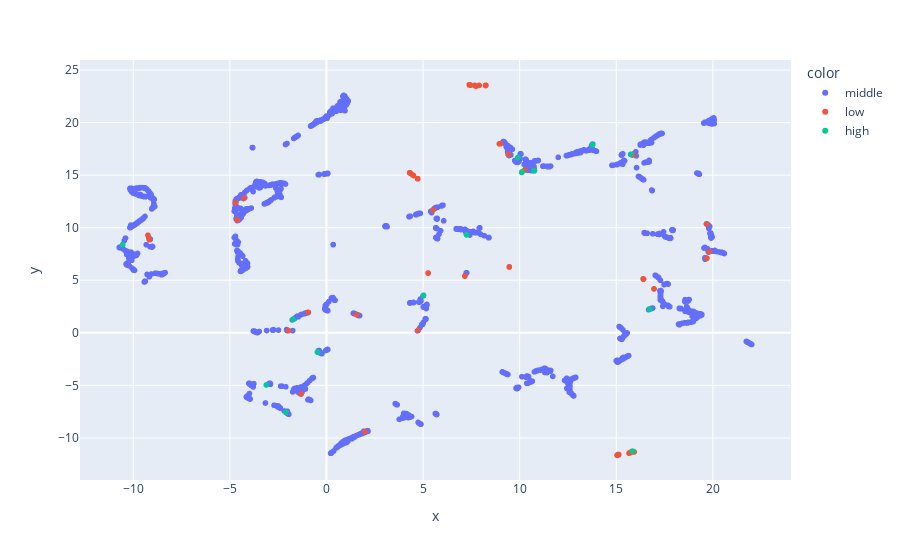

This figure's notebook cell:
### Code cell
imputer = SimpleImputer(strategy='median')
X_train_imputed = imputer.fit_transform(X_train)

emb_y_train = umap.UMAP().fit_transform(X_train_imputed, y=classes_num)

fig = px.scatter(x=emb_y_train[:, 0], y=emb_y_train[:, 1], color=classes)
fig.show()

### Figure 1 — Plotly figure (JSON) as saved in the notebook; plotly's stock layout.template omitted (floating-point values rounded to 4 significant figures; data arrays with more than 128 entries replaced by an {"elided": "..."} marker saying what was removed)
{"data": [{"hovertemplate": "color=middle<br>x=%{x}<br>y=%{y}<extra></extra>", "legendgroup": "middle", "marker": {"color": "#636efa", "symbol": "circle"}, "mode": "markers", "name": "middle", "showlegend": true, "type": "scattergl", "x": {"elided": "3716 float values"}, "xaxis": "x", "y": {"elided": "3716 float values"}, "yaxis": "y"}, {"hovertemplate": "color=low<br>x=%{x}<br>y=%{y}<extra></extra>", "legendgroup": "low", "marker": {"color": "#EF553B", "symbol": "circle"}, "mode": "markers", "name": "low", "showlegend": true, "type": "scattergl", "x": {"elided": "133 float values"}, "xaxis": "x", "y": {"elided": "133 float values"}, "yaxis": "y"}, {"hovertemplate": "color=high<br>x=%{x}<br>y=%{y}<extra></extra>", "legendgroup": "high", "marker": {"color": "#00cc96", "symbol": "circle"}, "mode": "markers", "name": "high", "showlegend": true, "type": "scattergl", "x": [-3.114, 16.72, -0.4618, 9.904, 7.255, 10.74, 10.1, 10.11, 15.84, 15.75, 13.77, -0.4668, -2.104, 10.11, 5.017, 7.244, 10.13, -1.729, -10.55, 10.11, 10.75], "xaxis": "x", "y": [-4.959, 2.256, -1.841, 16.68, 9.313, 15.42, 15.27, 15.29, -11.26, 16.99, 17.88, -1.84, -7.566, 15.28, 3.549, 9.332, 15.31, 1.272, 8.387, 15.28, 15.41], "yaxis": "y"}], "layout": {"legend": {"title": {"text": "color"}, "tracegroupgap": 0}, "margin": {"t": 60}, "xaxis": {"anchor": "y", "domain": [0, 1], "title": {"text": "x"}}, "yaxis": {"anchor": "x", "domain": [0, 1], "title": {"text": "y"}}}}
